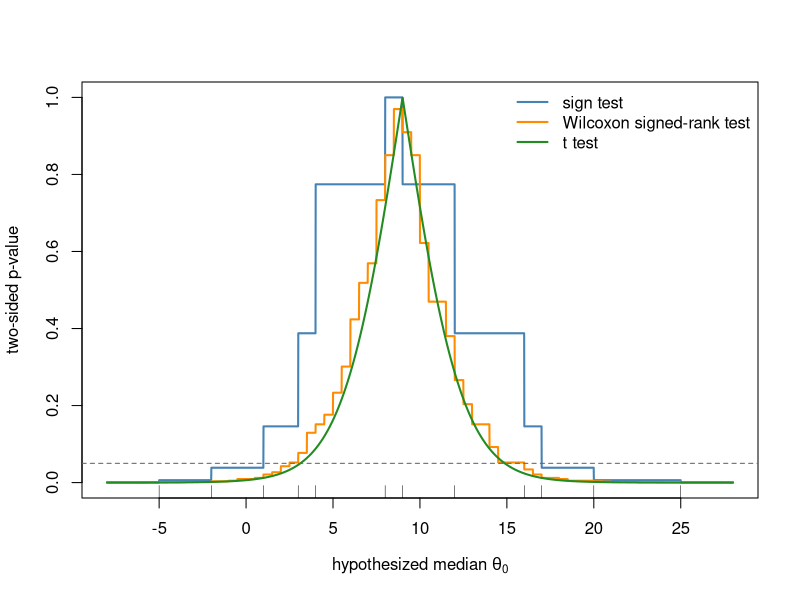

The R script that drew this image:
# Two-sided p-value functions of the sign, Wilcoxon signed-rank and t tests for the 12 differences.
x <- c(-2, 4, 8, 25, -5, 16, 3, 1, 12, 17, 20, 9)
n <- length(x)
p_sign <- function(theta0) {
  k <- min(sum(x > theta0), sum(x < theta0))
  min(1, 2 * pbinom(k, n, 0.5))
}
p_wilcoxon <- function(theta0) wilcox.test(x, mu = theta0, exact = TRUE)$p.value
p_t <- function(theta0) t.test(x, mu = theta0)$p.value

grid <- seq(-8, 28, by = 0.01) + 0.0037   # avoid data values and Walsh averages
p <- cbind(sapply(grid, p_sign), sapply(grid, p_wilcoxon), sapply(grid, p_t))
matplot(grid, p, type = "l", lty = 1, lwd = 2, col = c("steelblue", "darkorange", "forestgreen"),
        xlab = expression("hypothesized median " * theta[0]), ylab = "two-sided p-value")
abline(h = 0.05, lty = 2, col = "grey40")
rug(x)
legend("topright", c("sign test", "Wilcoxon signed-rank test", "t test"),
       col = c("steelblue", "darkorange", "forestgreen"), lwd = 2, bty = "n")
